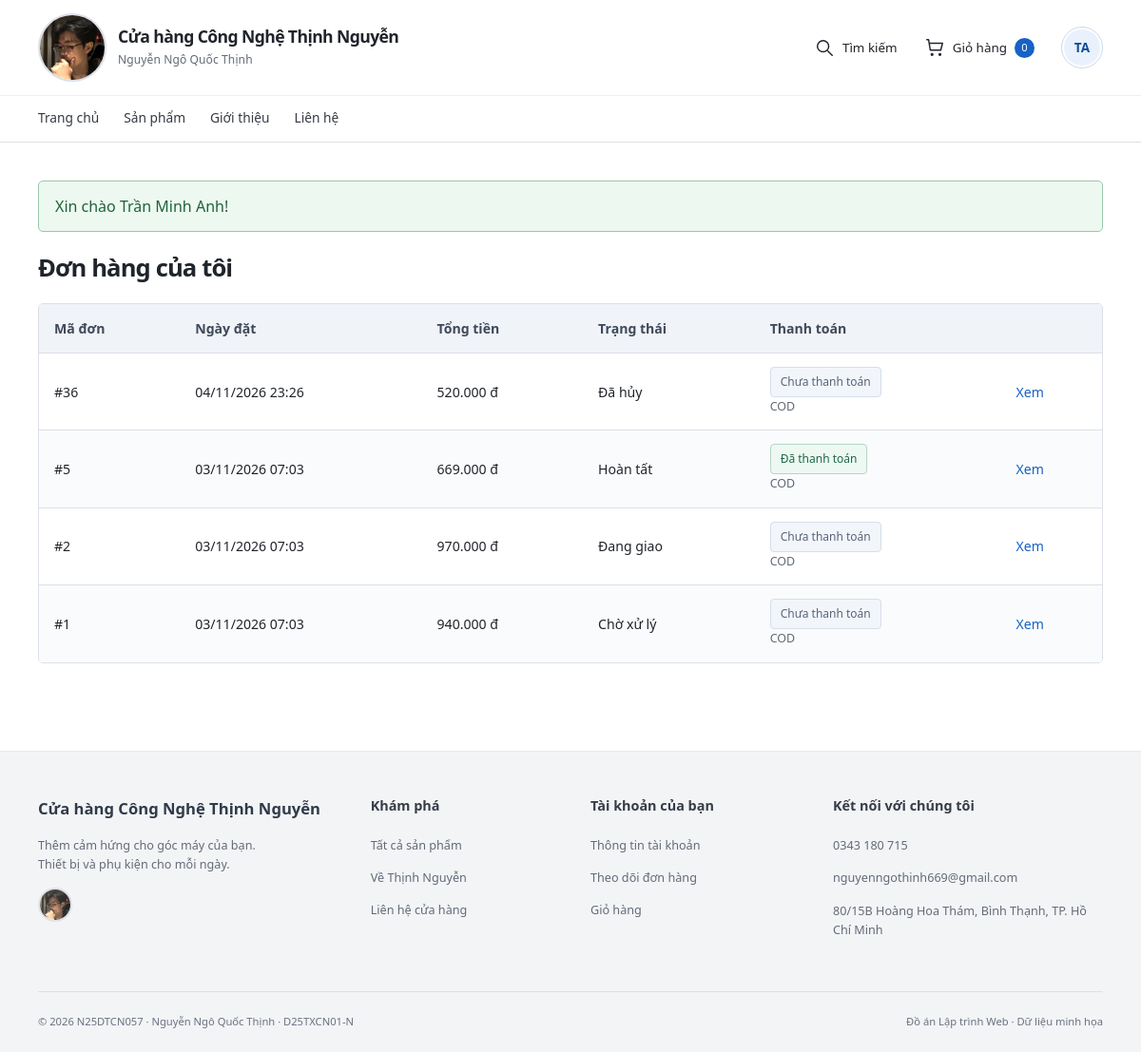
Page /orders.php (signed in) on the committed database.
### tables this page shows
CREATE TABLE `users` (
  `id` int(10) unsigned NOT NULL AUTO_INCREMENT,
  `fullname` varchar(100) NOT NULL,
  `email` varchar(150) NOT NULL,
  `password_hash` varchar(255) NOT NULL,
  `phone` varchar(15) NOT NULL,
  `address` varchar(255) NOT NULL DEFAULT '',
  `avatar` varchar(255) DEFAULT NULL,
  `role` enum('customer','admin') NOT NULL DEFAULT 'customer',
  `created_at` datetime NOT NULL DEFAULT current_timestamp(),
  PRIMARY KEY (`id`),
  UNIQUE KEY `email` (`email`)
);

CREATE TABLE `orders` (
  `id` int(10) unsigned NOT NULL AUTO_INCREMENT,
  `user_id` int(10) unsigned NOT NULL,
  `fullname` varchar(100) NOT NULL,
  `phone` varchar(15) NOT NULL,
  `address` varchar(255) NOT NULL,
  `note` varchar(500) NOT NULL DEFAULT '',
  `total` int(10) unsigned NOT NULL,
  `status` enum('pending','shipping','completed','cancelled') NOT NULL DEFAULT 'pending',
  `created_at` datetime NOT NULL DEFAULT current_timestamp(),
  `payment_method` enum('cod','bank_transfer') NOT NULL DEFAULT 'cod',
  `payment_status` enum('unpaid','reported','paid','refund_pending','refunded') NOT NULL DEFAULT 'unpaid',
  `payment_reference` varchar(40) DEFAULT NULL,
  `payment_bank_bin` varchar(6) DEFAULT NULL,
  `payment_bank_name` varchar(100) DEFAULT NULL,
  `payment_account_number` varchar(34) DEFAULT NULL,
  `payment_account_name` varchar(100) DEFAULT NULL,
  `payment_reported_at` datetime DEFAULT NULL,
  `paid_at` datetime DEFAULT NULL,
  `payment_confirmed_by` int(10) unsigned DEFAULT NULL,
  `refunded_at` datetime DEFAULT NULL,
  `refund_confirmed_by` int(10) unsigned DEFAULT NULL,
  PRIMARY KEY (`id`),
  UNIQUE KEY `payment_reference` (`payment_reference`),
  KEY `fk_orders_user` (`user_id`),
  CONSTRAINT `fk_orders_user` FOREIGN KEY (`user_id`) REFERENCES `users` (`id`)
);

### includes/functions.php (called while the page is built, shortened)
<?php
function e($value)
{
    return htmlspecialchars((string) $value, ENT_QUOTES, 'UTF-8');
}
function format_price($amount)
{
    return number_format((int) $amount, 0, ',', '.') . ' đ';
}
function url($path = '')
{
    return BASE_URL . ltrim($path, '/');
}
function get_flash()
{
    $flash = $_SESSION['flash'] ?? null;
    return $flash;
}
function current_user()
{
    return $_SESSION['user'] ?? null;
}
function is_logged_in()
{
    return current_user() !== null;
}
function cart_count()
{
    return array_sum($_SESSION['cart'] ?? []);
}
function order_statuses()
{
    return [
        'pending'   => 'Chờ xử lý',
        'shipping'  => 'Đang giao',
        'completed' => 'Hoàn tất',
        'cancelled' => 'Đã hủy',
    ];
}
function order_status_label($status)
{
    return order_statuses()[$status] ?? $status;
}

### includes/init.php (called while the page is built, shortened)
<?php
require_once __DIR__ . '/functions.php';
require_once __DIR__ . '/avatars.php';
require_once __DIR__ . '/payments.php';
require_once __DIR__ . '/../config/db.php';
if (is_logged_in()) {
    $userStatement = $pdo->prepare('SELECT id, fullname, role, avatar FROM users WHERE id = ?');
    $userStatement->execute([current_user()['id']]);
}

### includes/avatars.php (called while the page is built, shortened)
<?php
function user_initials($fullname)
{
    $parts = preg_split('/\s+/u', trim($fullname), -1, PREG_SPLIT_NO_EMPTY);
    $initials = mb_substr($parts[0], 0, 1);
    if (count($parts) > 1) $initials .= mb_substr($parts[count($parts) - 1], 0, 1);
    return mb_strtoupper($initials);
}
function managed_avatar_path($path)
{
    return is_string($path) && preg_match('~^uploads/avatars/[a-f0-9]{32}\.(jpg|png|webp)$~D', $path);
}
function user_avatar_url($user)
{
    $path = $user['avatar'] ?? null;
    return managed_avatar_path($path) && is_file(__DIR__ . '/../' . $path) ? url($path) : null;
}

### includes/payments.php (called while the page is built, shortened)
<?php
function payment_status_label($status)
{
    return [
        'unpaid' => 'Chưa thanh toán',
        'reported' => 'Chờ đối soát chuyển khoản',
        'paid' => 'Đã thanh toán',
        'refund_pending' => 'Chờ shop hoàn tiền',
        'refunded' => 'Shop đã xác nhận hoàn tiền',
    ][$status] ?? $status;
}

### orders.php (the view, shortened to what this page needs)
<?php
require __DIR__ . '/includes/init.php';
$stmt = $pdo->prepare(
    'SELECT id, total, status, payment_method, payment_status, created_at FROM orders WHERE user_id = ? ORDER BY id DESC'
);
$stmt->execute([current_user()['id']]);
$orders = $stmt->fetchAll();
require __DIR__ . '/includes/header.php';
?>
<h2>Đơn hàng của tôi</h2>
<?php if (!$orders): ?>
    <p>Bạn chưa có đơn hàng nào. <a href="<?= e(url('index.php')) ?>">Xem sản phẩm</a></p>
<?php else: ?>
    <div class="table-wrap">
    <table>
        <thead>
            <tr>
                <th>Mã đơn</th>
                <th>Ngày đặt</th>
                <th>Tổng tiền</th>
                <th>Trạng thái</th>
                <th>Thanh toán</th>
                <th></th>
            </tr>
        </thead>
        <tbody>
            <?php foreach ($orders as $order): ?>
                <tr>
                    <td>#<?= $order['id'] ?></td>
                    <td><?= date('d/m/Y H:i', strtotime($order['created_at'])) ?></td>
                    <td><?= format_price($order['total']) ?></td>
                    <td><?= e(order_status_label($order['status'])) ?></td>
                    <td><span class="payment-badge payment-badge-<?= e($order['payment_status']) ?>"><?= e(payment_status_label($order['payment_status'])) ?></span><span class="table-subtext"><?= $order['payment_method'] === 'cod' ? 'COD' : 'Chuyển khoản QR' ?></span></td>
                    <td><a href="<?= e(url('order-detail.php?id=' . (int) $order['id'])) ?>">Xem</a></td>
                </tr>
            <?php endforeach; ?>
        </tbody>
    </table>
    </div>
<?php endif; ?>
<?php require __DIR__ . '/includes/footer.php'; ?>

### includes/header.php (shortened to what this page needs)
<!DOCTYPE html>
<html lang="vi">
<head>
    <link rel="stylesheet" href="<?= e(url('css/style.css?v=20261105-portrait-menu')) ?>">
</head>
<body>
    <?php
    $currentPage = basename($_SERVER['SCRIPT_NAME'] ?? '');
    $requestPath = str_replace('\\', '/', $_SERVER['SCRIPT_NAME'] ?? '');
    $isAdminArea = strpos($requestPath, '/admin/') !== false;
    $isAuthPage = in_array($currentPage, ['login.php', 'register.php'], true);
    ?>
    <header class="site-header">
        <div class="header-inner">
            <a class="brand" href="<?= e(url('index.php')) ?>" aria-label="<?= e(APP_NAME) ?> - Trang chủ">
                <img class="brand-logo" src="<?= e(url('assets/anh_chan_dung.jpg')) ?>" alt="Ảnh chân dung Nguyễn Ngô Quốc Thịnh — logo cửa hàng" width="72" height="72">
                <span class="brand-copy"><strong><?= e(APP_NAME) ?></strong><small><?= e(STUDENT_NAME) ?></small></span>
            </a>
            <div class="header-tools">
                <a class="header-search" href="<?= e(url('index.php#products')) ?>"><svg viewBox="0 0 24 24" aria-hidden="true"><circle cx="10.5" cy="10.5" r="6.5"/><path d="m16 16 5 5"/></svg><span>Tìm kiếm</span></a>
                <a class="nav-cart <?= $currentPage === 'cart.php' ? 'active' : '' ?>" href="<?= e(url('cart.php')) ?>" aria-label="Giỏ hàng, <?= e(cart_count()) ?> sản phẩm"><svg viewBox="0 0 24 24" aria-hidden="true"><path d="M3 3h2l2 12h12l2-8H6"/><circle cx="9" cy="20" r="1"/><circle cx="18" cy="20" r="1"/></svg><span>Giỏ hàng</span><span id="cart-count" class="cart-count"><?= e(cart_count()) ?></span></a>
                <?php if (is_logged_in()): ?>
                    <?php $headerAvatarUrl = user_avatar_url(current_user()); ?>
                    <details class="account-menu" id="account-menu">
                        <summary class="account-avatar-toggle" aria-label="Tài khoản của <?= e(current_user()['fullname']) ?>" aria-controls="account-dropdown" title="Tài khoản của <?= e(current_user()['fullname']) ?>">
                            <?php if ($headerAvatarUrl): ?><img class="header-user-avatar" src="<?= e($headerAvatarUrl) ?>" alt="" width="40" height="40"><?php else: ?><span class="header-user-avatar avatar-initials" aria-hidden="true"><?= e(user_initials(current_user()['fullname'])) ?></span><?php endif; ?>
                        </summary>
                    </details>
                <?php else: ?>
                    <a class="guest-account-link" href="<?= e(url('login.php')) ?>" aria-label="Đăng nhập tài khoản" title="Đăng nhập tài khoản"><svg viewBox="0 0 24 24" aria-hidden="true"><circle cx="12" cy="8" r="4"/><path d="M4 21v-2a8 8 0 0 1 16 0v2"/></svg></a>
                <?php endif; ?>
            </div>
        </div>
        <div class="navigation-row">
            <nav class="main-nav" id="main-navigation" aria-label="Điều hướng chính">
            <a href="<?= e(url('index.php')) ?>" class="<?= $currentPage === 'index.php' && !$isAdminArea ? 'active' : '' ?>">Trang chủ</a>
            <a href="<?= e(url('index.php#products')) ?>">Sản phẩm</a>
            <a href="<?= e(url('about.php')) ?>" class="<?= $currentPage === 'about.php' ? 'active' : '' ?>">Giới thiệu</a>
            <a href="<?= e(url('contact.php')) ?>" class="<?= $currentPage === 'contact.php' ? 'active' : '' ?>">Liên hệ</a>
            </nav>
        </div>
    </header>
    <main id="main-content" class="<?= $isAuthPage ? 'auth-main' : ($currentPage === 'index.php' && !$isAdminArea ? 'store-main' : '') ?>">
        <?php $flash = get_flash(); ?>
        <?php if ($flash): ?>
            <p class="alert alert-<?= e($flash['type']) ?>"><?= e($flash['message']) ?></p>
        <?php endif; ?>

### css/style.css (style rules this page uses)
:root { --primary: #1762c4; --primary-dark: #124c98; --accent: #1762c4; --accent-dark: #124c98; --text: #20242b; --muted: #626a76; --border: #dce0e6; --bg: #fff; --surface-soft: #f4f5f7; --white: #fff; --danger: #b52f40; }
* { box-sizing: border-box; }
html { scroll-behavior: smooth; }
body { display: flex; flex-direction: column; min-height: 100vh; margin: 0; color: var(--text); background: var(--bg); font: 16px/1.65 "Segoe UI", Arial, sans-serif; }
h1, h2, h3 { color: var(--text); line-height: 1.25; letter-spacing: -.035em; }
h2 { font-size: 1.6rem; font-weight: 650; }
a { color: var(--primary); text-decoration: none; }
img { max-width: 100%; height: auto; }
button, summary { cursor: pointer; }
button, a, input, select, textarea { -webkit-tap-highlight-color: transparent; }
main { flex: 1; width: 100%; max-width: 1360px; margin: 0 auto; padding: 40px 40px 72px; min-width: 0; }
.site-header { background: #fff; border-bottom: 1px solid var(--border); }
.header-inner { display: flex; align-items: center; justify-content: space-between; max-width: 1440px; min-height: 82px; margin: auto; padding: 14px 40px; gap: 24px; }
.brand { display: inline-flex; align-items: center; min-width: 0; gap: 12px; color: var(--text); }
.brand-logo { display: block; flex: 0 0 auto; width: 72px; height: 72px; object-fit: cover; border-radius: 50%; border: 2px solid var(--border); }
.brand-copy { display: flex; flex-direction: column; gap: 2px; min-width: 0; }
.brand-copy strong { font-size: 1.1rem; font-weight: 700; letter-spacing: -.035em; line-height: 1.35; }
.brand-copy small { color: var(--muted); font-size: .75rem; letter-spacing: .01em; }
.header-tools { display: flex; align-items: center; gap: 28px; flex-shrink: 0; }
.header-tools > a { display: flex; align-items: center; justify-content: center; gap: 8px; min-height: 44px; color: var(--text); font-size: .84rem; }
.header-tools svg, .menu-toggle svg { width: 22px; height: 22px; fill: none; stroke: currentColor; stroke-width: 1.6; stroke-linecap: round; stroke-linejoin: round; }
.account-menu { position: relative; flex-shrink: 0; }
.account-avatar-toggle { display: grid; place-items: center; width: 44px; height: 44px; padding: 2px; list-style: none; border: 1px solid #cbd9eb; border-radius: 50%; background: #fff; cursor: pointer; }
.header-user-avatar { display: block; width: 38px; height: 38px; border-radius: 50%; object-fit: cover; }
.account-avatar-toggle .avatar-initials { display: grid; font-size: .85rem; }
.cart-count { display: inline-grid; place-items: center; min-width: 21px; height: 21px; padding: 0 5px; border-radius: 50px; background: var(--primary); color: #fff; font-size: .7rem; }
.navigation-row { border-top: 1px solid #eceef1; }
.main-nav { display: flex; align-items: center; flex-wrap: wrap; gap: 26px; max-width: 1440px; margin: auto; padding: 0 40px; }
.main-nav a { display: inline-flex; align-items: center; min-height: 48px; padding: 10px 0; color: #353a42; background: transparent; border: 0; border-bottom: 2px solid transparent; font: inherit; font-size: .86rem; white-space: nowrap; }
.avatar-initials { display: inline-grid; place-items: center; background: #e9f1fc; color: var(--primary-dark); font-weight: 650; font-size: .7rem; }
.alert { margin: 0 0 20px; padding: 13px 17px; border: 1px solid; border-radius: 5px; }
.alert-success { color: #1e633a; background: #edf8f0; border-color: #9ac8a9; }
table { width: 100%; border-collapse: separate; border-spacing: 0; margin: 20px 0; border: 1px solid var(--border); border-radius: 5px; background: #fff; overflow: hidden; font-size: .88rem; }
th, td { padding: 14px 16px; text-align: left; border-bottom: 1px solid var(--border); }
th { color: #3f4959; background: #f0f3f8; font-weight: 600; }
tbody tr:nth-child(even) { background: #fafbfc; }
tbody tr:last-child td { border-bottom: 0; }
.cart-table-wrap, .table-wrap { max-width: 100%; overflow-x: auto; }
.table-wrap table { margin-top: 0; }
.table-subtext { display: block; font-size: .78rem; color: var(--muted); }
.payment-badge { display: inline-block; padding: 5px 10px; border: 1px solid #d6deea; border-radius: 4px; color: #586478; background: #f2f5fa; font-size: .75rem; font-weight: 500; }
.payment-badge-paid, .payment-badge-refunded { color: #1d6948; border-color: #b6d6c7; background: #edf8f2; }

### rows in the picture
users: fullname "TA"
orders: id "36", created_at "04/11/2026 23:26", total "520.000 đ", status "Đã hủy", payment_status "Chưa thanh toán", payment_method "COD"
orders: id "5", created_at "03/11/2026 07:03", total "669.000 đ", status "Hoàn tất", payment_status "Đã thanh toán", payment_method "COD"
orders: id "2", created_at "03/11/2026 07:03", total "970.000 đ", status "Đang giao", payment_status "Chưa thanh toán", payment_method "COD"
orders: id "1", created_at "03/11/2026 07:03", total "940.000 đ", status "Chờ xử lý", payment_status "Chưa thanh toán", payment_method "COD"

### other values in the picture
APP_NAME "Cửa hàng Công Nghệ Thịnh Nguyễn"
STUDENT_NAME "Nguyễn Ngô Quốc Thịnh"
cart_count() "0"
$flash['message'] "Xin chào Trần Minh Anh!"
STORE_PHONE "0343 180 715"
STORE_EMAIL "nguyenngothinh669@gmail.com"
STORE_ADDRESS "80/15B Hoàng Hoa Thám, Bình Thạnh, TP. Hồ Chí Minh"
STUDENT_ID "N25DTCN057"
STUDENT_CLASS "D25TXCN01-N"
